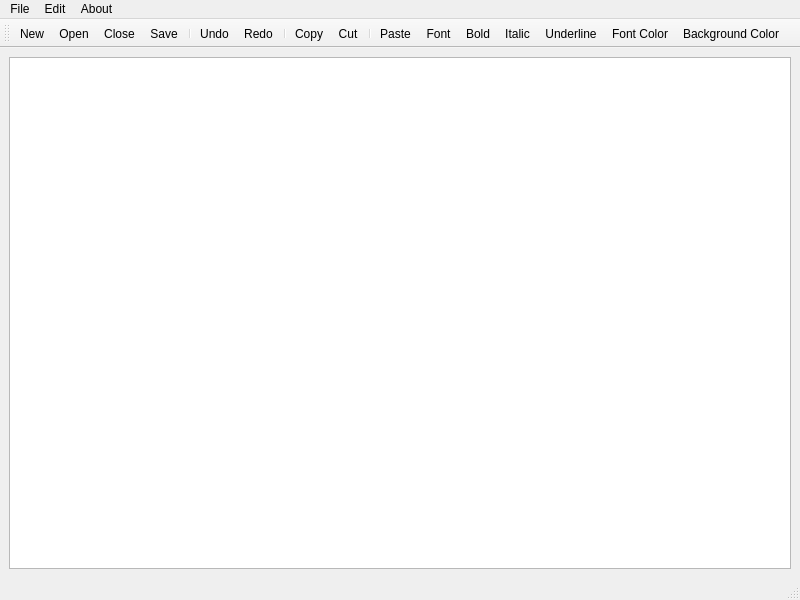
<?xml version="1.0" encoding="UTF-8"?>
<ui version="4.0">
    <class>MainWindow</class>
    <widget class="QMainWindow" name="MainWindow">
        <property name="geometry">
            <rect>
                <x>0</x>
                <y>0</y>
                <width>800</width>
                <height>600</height>
            </rect>
        </property>
        <property name="windowTitle">
            <string>Simple Note</string>
        </property>
        <property name="windowIcon">
            <iconset resource="resources.qrc">
                <normaloff>:/images/icons8_spiral_bound_booklet.ico</normaloff>:/images/icons8_spiral_bound_booklet.ico
            </iconset>
        </property>
        <widget class="QWidget" name="centralwidget">
            <layout class="QHBoxLayout" name="horizontalLayout_3">
                <item>
                    <widget class="QTextEdit" name="textEdit"/>
                </item>
            </layout>
        </widget>
        <widget class="QMenuBar" name="menubar">
            <property name="geometry">
                <rect>
                    <x>0</x>
                    <y>0</y>
                    <width>800</width>
                    <height>21</height>
                </rect>
            </property>
            <widget class="QMenu" name="menuFile">
                <property name="title">
                    <string>File</string>
                </property>
                <addaction name="actionNew"/>
                <addaction name="actionOpen"/>
                <addaction name="actionClose"/>
                <addaction name="actionSave"/>
                <addaction name="actionSave_As"/>
                <addaction name="separator"/>
                <addaction name="actionPrint"/>
                <addaction name="actionPrint_Preview"/>
                <addaction name="actionExit"/>
            </widget>
            <widget class="QMenu" name="menuEdit">
                <property name="title">
                    <string>Edit</string>
                </property>
                <addaction name="actionCopy"/>
                <addaction name="actionCut"/>
                <addaction name="actionPaste"/>
                <addaction name="separator"/>
                <addaction name="actionUndo"/>
                <addaction name="actionRedo"/>
                <addaction name="separator"/>
                <addaction name="actionFind"/>
                <addaction name="actionReplace"/>
                <addaction name="separator"/>
                <addaction name="actionFont"/>
                <addaction name="actionFontColor"/>
                <addaction name="actionBackground_Color"/>
            </widget>
            <widget class="QMenu" name="menuAbout">
                <property name="title">
                    <string>About</string>
                </property>
                <addaction name="actionAboutNotepad"/>
                <addaction name="actionAboutQt"/>
            </widget>
            <addaction name="menuFile"/>
            <addaction name="menuEdit"/>
            <addaction name="menuAbout"/>
        </widget>
        <widget class="QStatusBar" name="statusbar"/>
        <widget class="QToolBar" name="toolBar">
            <property name="windowTitle">
                <string>toolBar</string>
            </property>
            <attribute name="toolBarArea">
                <enum>TopToolBarArea</enum>
            </attribute>
            <attribute name="toolBarBreak">
                <bool>false</bool>
            </attribute>
            <addaction name="actionNew"/>
            <addaction name="actionOpen"/>
            <addaction name="actionClose"/>
            <addaction name="actionSave"/>
            <addaction name="separator"/>
            <addaction name="actionUndo"/>
            <addaction name="actionRedo"/>
            <addaction name="separator"/>
            <addaction name="actionCopy"/>
            <addaction name="actionCut"/>
            <addaction name="separator"/>
            <addaction name="actionPaste"/>
            <addaction name="actionFont"/>
            <addaction name="actionBold"/>
            <addaction name="actionItalic"/>
            <addaction name="actionUnderline"/>
            <addaction name="actionFontColor"/>
            <addaction name="actionBackground_Color"/>
        </widget>
        <action name="actionNew">
            <property name="icon">
                <iconset resource="resources.qrc">
                    <normaloff>:/images/new.png</normaloff>
                    <normalon>:/images/new.png</normalon>:/images/new.png
                </iconset>
            </property>
            <property name="text">
                <string>New</string>
            </property>
            <property name="shortcut">
                <string>Ctrl+N</string>
            </property>
        </action>
        <action name="actionOpen">
            <property name="icon">
                <iconset resource="resources.qrc">
                    <normaloff>:/images/open.png</normaloff>:/images/open.png
                </iconset>
            </property>
            <property name="text">
                <string>Open</string>
            </property>
            <property name="shortcut">
                <string>Ctrl+O</string>
            </property>
        </action>
        <action name="actionSave">
            <property name="icon">
                <iconset resource="resources.qrc">
                    <normaloff>:/images/save.png</normaloff>:/images/save.png
                </iconset>
            </property>
            <property name="text">
                <string>Save</string>
            </property>
            <property name="shortcut">
                <string>Ctrl+S</string>
            </property>
        </action>
        <action name="actionSave_As">
            <property name="icon">
                <iconset resource="resources.qrc">
                    <normaloff>:/images/save_as.png</normaloff>:/images/save_as.png
                </iconset>
            </property>
            <property name="text">
                <string>Save As</string>
            </property>
            <property name="shortcut">
                <string>Ctrl+Shift+S</string>
            </property>
        </action>
        <action name="actionPrint">
            <property name="icon">
                <iconset resource="resources.qrc">
                    <normaloff>:/images/print.png</normaloff>:/images/print.png
                </iconset>
            </property>
            <property name="text">
                <string>Print</string>
            </property>
            <property name="shortcut">
                <string>Ctrl+P</string>
            </property>
        </action>
        <action name="actionExit">
            <property name="icon">
                <iconset resource="resources.qrc">
                    <normaloff>:/images/exit.png</normaloff>:/images/exit.png
                </iconset>
            </property>
            <property name="text">
                <string>Exit</string>
            </property>
        </action>
        <action name="actionClose">
            <property name="icon">
                <iconset resource="resources.qrc">
                    <normaloff>:/images/close_tab_96px.png</normaloff>:/images/close_tab_96px.png
                </iconset>
            </property>
            <property name="text">
                <string>Close</string>
            </property>
        </action>
        <action name="actionCopy">
            <property name="icon">
                <iconset resource="resources.qrc">
                    <normaloff>:/images/copy.png</normaloff>:/images/copy.png
                </iconset>
            </property>
            <property name="text">
                <string>Copy</string>
            </property>
            <property name="shortcut">
                <string>Ctrl+C</string>
            </property>
        </action>
        <action name="actionCut">
            <property name="icon">
                <iconset resource="resources.qrc">
                    <normaloff>:/images/cut.png</normaloff>:/images/cut.png
                </iconset>
            </property>
            <property name="text">
                <string>Cut</string>
            </property>
            <property name="shortcut">
                <string>Ctrl+X</string>
            </property>
        </action>
        <action name="actionPaste">
            <property name="icon">
                <iconset resource="resources.qrc">
                    <normaloff>:/images/paste.png</normaloff>:/images/paste.png
                </iconset>
            </property>
            <property name="text">
                <string>Paste</string>
            </property>
            <property name="shortcut">
                <string>Ctrl+V</string>
            </property>
        </action>
        <action name="actionUndo">
            <property name="icon">
                <iconset resource="resources.qrc">
                    <normaloff>:/images/edit_undo.png</normaloff>:/images/edit_undo.png
                </iconset>
            </property>
            <property name="text">
                <string>Undo</string>
            </property>
            <property name="shortcut">
                <string>Ctrl+Z</string>
            </property>
        </action>
        <action name="actionRedo">
            <property name="icon">
                <iconset resource="resources.qrc">
                    <normaloff>:/images/edit_redo.png</normaloff>:/images/edit_redo.png
                </iconset>
            </property>
            <property name="text">
                <string>Redo</string>
            </property>
            <property name="shortcut">
                <string>Ctrl+Y</string>
            </property>
        </action>
        <action name="actionFont">
            <property name="icon">
                <iconset resource="resources.qrc">
                    <normaloff>:/images/font.png</normaloff>:/images/font.png
                </iconset>
            </property>
            <property name="text">
                <string>Font</string>
            </property>
        </action>
        <action name="actionFontColor">
            <property name="icon">
                <iconset resource="resources.qrc">
                    <normaloff>:/images/Text Color_128px.png</normaloff>:/images/Text Color_128px.png
                </iconset>
            </property>
            <property name="text">
                <string>Font Color</string>
            </property>
            <property name="toolTip">
                <string>Font Color</string>
            </property>
        </action>
        <action name="actionAboutNotepad">
            <property name="icon">
                <iconset resource="resources.qrc">
                    <normaloff>:/images/info.png</normaloff>:/images/info.png
                </iconset>
            </property>
            <property name="text">
                <string>About Notepad</string>
            </property>
        </action>
        <action name="actionAboutQt">
            <property name="icon">
                <iconset resource="resources.qrc">
                    <normaloff>:/images/qt_100px.png</normaloff>:/images/qt_100px.png
                </iconset>
            </property>
            <property name="text">
                <string>About Qt</string>
            </property>
        </action>
        <action name="actionBold">
            <property name="checkable">
                <bool>true</bool>
            </property>
            <property name="icon">
                <iconset resource="resources.qrc">
                    <normaloff>:/images/bold.png</normaloff>:/images/bold.png
                </iconset>
            </property>
            <property name="text">
                <string>Bold</string>
            </property>
            <property name="toolTip">
                <string>Bold</string>
            </property>
            <property name="shortcut">
                <string>Ctrl+B</string>
            </property>
        </action>
        <action name="actionItalic">
            <property name="checkable">
                <bool>true</bool>
            </property>
            <property name="icon">
                <iconset resource="resources.qrc">
                    <normaloff>:/images/italic.png</normaloff>:/images/italic.png
                </iconset>
            </property>
            <property name="text">
                <string>Italic</string>
            </property>
            <property name="toolTip">
                <string>Italic</string>
            </property>
            <property name="shortcut">
                <string>Ctrl+I</string>
            </property>
        </action>
        <action name="actionUnderline">
            <property name="checkable">
                <bool>true</bool>
            </property>
            <property name="icon">
                <iconset resource="resources.qrc">
                    <normaloff>:/images/underline.png</normaloff>:/images/underline.png
                </iconset>
            </property>
            <property name="text">
                <string>Underline</string>
            </property>
            <property name="shortcut">
                <string>Ctrl+U</string>
            </property>
        </action>
        <action name="actionBackground_Color">
            <property name="icon">
                <iconset resource="resources.qrc">
                    <normaloff>:/images/color_mode_96px.png</normaloff>:/images/color_mode_96px.png
                </iconset>
            </property>
            <property name="text">
                <string>Background Color</string>
            </property>
        </action>
        <action name="actionFind">
            <property name="icon">
                <iconset resource="resources.qrc">
                    <normaloff>:/images/search_64px.png</normaloff>:/images/search_64px.png
                </iconset>
            </property>
            <property name="text">
                <string>Find</string>
            </property>
            <property name="shortcut">
                <string>Ctrl+F</string>
            </property>
        </action>
        <action name="actionReplace">
            <property name="icon">
                <iconset resource="resources.qrc">
                    <normaloff>:/images/replace_48px.png</normaloff>:/images/replace_48px.png
                </iconset>
            </property>
            <property name="text">
                <string>Replace</string>
            </property>
            <property name="shortcut">
                <string>Ctrl+H</string>
            </property>
        </action>
        <action name="actionPrint_Preview">
            <property name="icon">
                <iconset resource="resources.qrc">
                    <normaloff>:/images/preview_pane_160px.png</normaloff>:/images/preview_pane_160px.png
                </iconset>
            </property>
            <property name="text">
                <string>Print Preview</string>
            </property>
        </action>
    </widget>
    <resources>
        <include location="resources.qrc"/>
    </resources>
    <connections>
        <connection>
            <sender>actionExit</sender>
            <signal>triggered()</signal>
            <receiver>MainWindow</receiver>
            <slot>close()</slot>
            <hints>
                <hint type="sourcelabel">
                    <x>-1</x>
                    <y>-1</y>
                </hint>
                <hint type="destinationlabel">
                    <x>399</x>
                    <y>299</y>
                </hint>
            </hints>
        </connection>
        <connection>
            <sender>actionPaste</sender>
            <signal>triggered()</signal>
            <receiver>textEdit</receiver>
            <slot>paste()</slot>
            <hints>
                <hint type="sourcelabel">
                    <x>-1</x>
                    <y>-1</y>
                </hint>
                <hint type="destinationlabel">
                    <x>400</x>
                    <y>318</y>
                </hint>
            </hints>
        </connection>
        <connection>
            <sender>textEdit</sender>
            <signal>undoAvailable(bool)</signal>
            <receiver>actionUndo</receiver>
            <slot>setEnabled(bool)</slot>
            <hints>
                <hint type="sourcelabel">
                    <x>400</x>
                    <y>318</y>
                </hint>
                <hint type="destinationlabel">
                    <x>-1</x>
                    <y>-1</y>
                </hint>
            </hints>
        </connection>
        <connection>
            <sender>actionRedo</sender>
            <signal>triggered()</signal>
            <receiver>textEdit</receiver>
            <slot>redo()</slot>
            <hints>
                <hint type="sourcelabel">
                    <x>-1</x>
                    <y>-1</y>
                </hint>
                <hint type="destinationlabel">
                    <x>400</x>
                    <y>318</y>
                </hint>
            </hints>
        </connection>
        <connection>
            <sender>textEdit</sender>
            <signal>copyAvailable(bool)</signal>
            <receiver>actionCut</receiver>
            <slot>setEnabled(bool)</slot>
            <hints>
                <hint type="sourcelabel">
                    <x>400</x>
                    <y>318</y>
                </hint>
                <hint type="destinationlabel">
                    <x>-1</x>
                    <y>-1</y>
                </hint>
            </hints>
        </connection>
        <connection>
            <sender>actionUndo</sender>
            <signal>triggered()</signal>
            <receiver>textEdit</receiver>
            <slot>undo()</slot>
            <hints>
                <hint type="sourcelabel">
                    <x>-1</x>
                    <y>-1</y>
                </hint>
                <hint type="destinationlabel">
                    <x>400</x>
                    <y>318</y>
                </hint>
            </hints>
        </connection>
        <connection>
            <sender>actionCut</sender>
            <signal>triggered()</signal>
            <receiver>textEdit</receiver>
            <slot>cut()</slot>
            <hints>
                <hint type="sourcelabel">
                    <x>-1</x>
                    <y>-1</y>
                </hint>
                <hint type="destinationlabel">
                    <x>400</x>
                    <y>318</y>
                </hint>
            </hints>
        </connection>
        <connection>
            <sender>actionCopy</sender>
            <signal>triggered()</signal>
            <receiver>textEdit</receiver>
            <slot>copy()</slot>
            <hints>
                <hint type="sourcelabel">
                    <x>-1</x>
                    <y>-1</y>
                </hint>
                <hint type="destinationlabel">
                    <x>400</x>
                    <y>318</y>
                </hint>
            </hints>
        </connection>
        <connection>
            <sender>textEdit</sender>
            <signal>copyAvailable(bool)</signal>
            <receiver>actionCopy</receiver>
            <slot>setEnabled(bool)</slot>
            <hints>
                <hint type="sourcelabel">
                    <x>400</x>
                    <y>318</y>
                </hint>
                <hint type="destinationlabel">
                    <x>-1</x>
                    <y>-1</y>
                </hint>
            </hints>
        </connection>
        <connection>
            <sender>textEdit</sender>
            <signal>redoAvailable(bool)</signal>
            <receiver>actionRedo</receiver>
            <slot>setEnabled(bool)</slot>
            <hints>
                <hint type="sourcelabel">
                    <x>400</x>
                    <y>318</y>
                </hint>
                <hint type="destinationlabel">
                    <x>-1</x>
                    <y>-1</y>
                </hint>
            </hints>
        </connection>
    </connections>
</ui>
